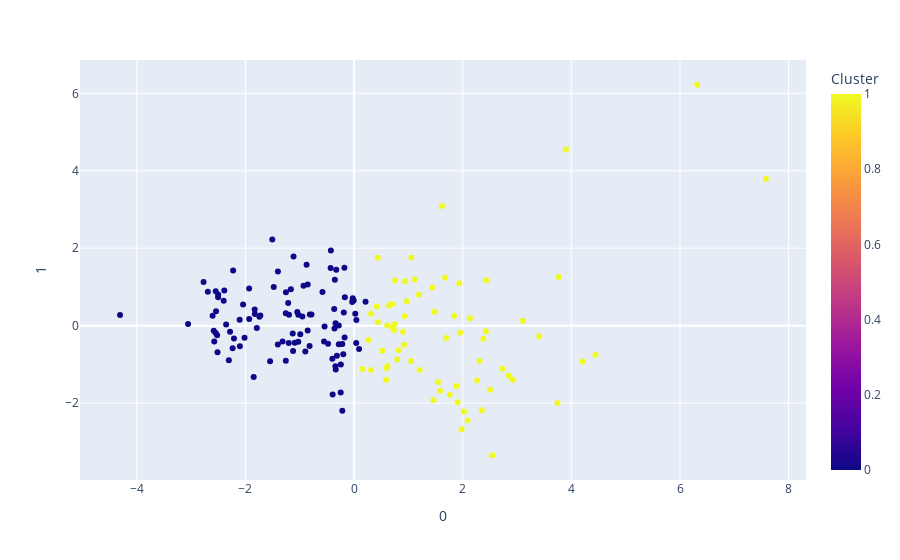

The notebook cell saved with this chart:
### Code cell
fig = px.scatter(pd.concat([new_df , df_mortscaled_pca] , axis  = 1) , x = 0 , y = 1 , color = 'Cluster' , hover_data = ['health' , 'income' , 'life_expec' , 'Country Names'])
fig.show()

### Figure 1 — Plotly figure (JSON) as saved in the notebook; plotly's stock layout.template omitted (floating-point values rounded to 4 significant figures; data arrays with more than 128 entries replaced by an {"elided": "..."} marker saying what was removed)
{"data": [{"customdata": {"elided": "167x4 float values"}, "hovertemplate": "0=%{x}<br>1=%{y}<br>health=%{customdata[0]}<br>income=%{customdata[1]}<br>life_expec=%{customdata[2]}<br>Country Names=%{customdata[3]}<br>Cluster=%{marker.color}<extra></extra>", "legendgroup": "", "marker": {"color": {"elided": "167 int values"}, "coloraxis": "coloraxis", "symbol": "circle"}, "mode": "markers", "name": "", "orientation": "v", "showlegend": false, "type": "scatter", "x": {"elided": "167 float values"}, "xaxis": "x", "y": {"elided": "167 float values"}, "yaxis": "y"}], "layout": {"coloraxis": {"colorbar": {"title": {"text": "Cluster"}}, "colorscale": [[0, "#0d0887"], [0.1111, "#46039f"], [0.2222, "#7201a8"], [0.3333, "#9c179e"], [0.4444, "#bd3786"], [0.5556, "#d8576b"], [0.6667, "#ed7953"], [0.7778, "#fb9f3a"], [0.8889, "#fdca26"], [1, "#f0f921"]]}, "legend": {"tracegroupgap": 0}, "margin": {"t": 60}, "xaxis": {"anchor": "y", "domain": [0, 1], "title": {"text": "0"}}, "yaxis": {"anchor": "x", "domain": [0, 1], "title": {"text": "1"}}}}
